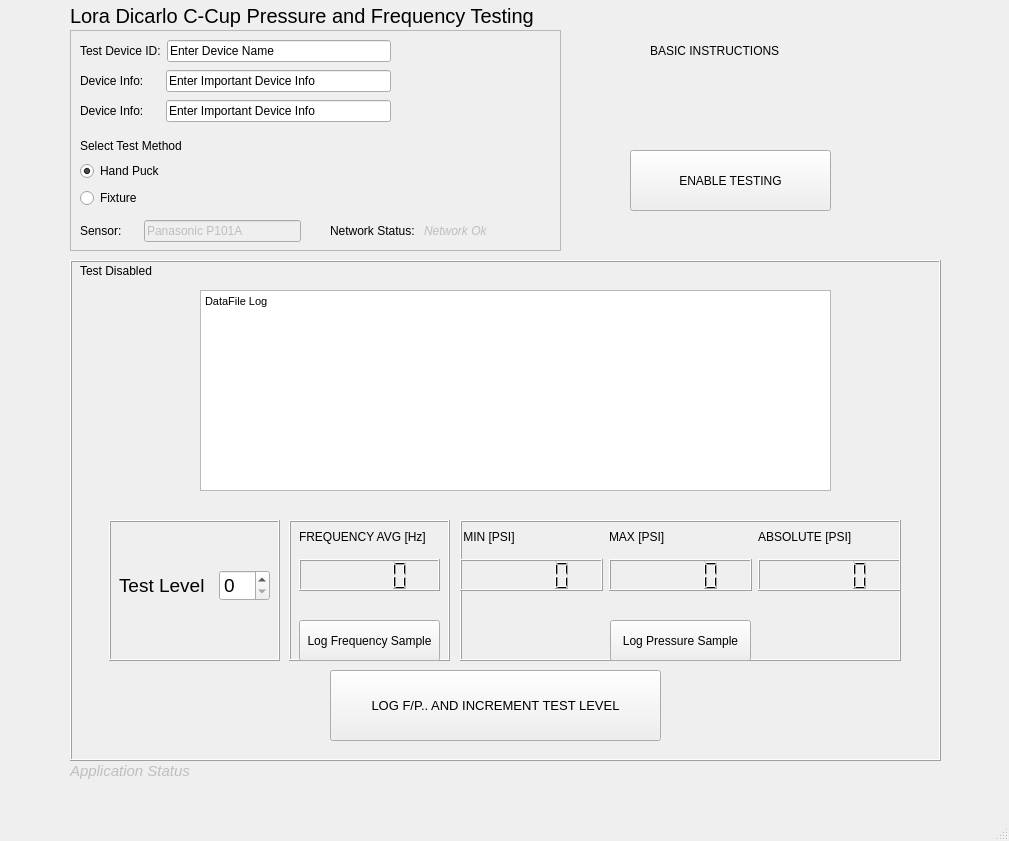
<?xml version="1.0" encoding="UTF-8"?>
<ui version="4.0">
 <class>MainWindow</class>
 <widget class="QMainWindow" name="MainWindow">
  <property name="enabled">
   <bool>true</bool>
  </property>
  <property name="geometry">
   <rect>
    <x>0</x>
    <y>0</y>
    <width>1009</width>
    <height>841</height>
   </rect>
  </property>
  <property name="sizePolicy">
   <sizepolicy hsizetype="Preferred" vsizetype="Preferred">
    <horstretch>0</horstretch>
    <verstretch>0</verstretch>
   </sizepolicy>
  </property>
  <property name="windowTitle">
   <string>MainWindow</string>
  </property>
  <widget class="QWidget" name="centralwidget">
   <widget class="QFrame" name="frame_Testing">
    <property name="enabled">
     <bool>true</bool>
    </property>
    <property name="geometry">
     <rect>
      <x>70</x>
      <y>260</y>
      <width>871</width>
      <height>501</height>
     </rect>
    </property>
    <property name="frameShape">
     <enum>QFrame::Box</enum>
    </property>
    <property name="frameShadow">
     <enum>QFrame::Raised</enum>
    </property>
    <widget class="QTextBrowser" name="textBrowser">
     <property name="geometry">
      <rect>
       <x>130</x>
       <y>30</y>
       <width>631</width>
       <height>201</height>
      </rect>
     </property>
     <property name="html">
      <string>&lt;!DOCTYPE HTML PUBLIC &quot;-//W3C//DTD HTML 4.0//EN&quot; &quot;http://www.w3.org/TR/REC-html40/strict.dtd&quot;&gt;
&lt;html&gt;&lt;head&gt;&lt;meta name=&quot;qrichtext&quot; content=&quot;1&quot; /&gt;&lt;style type=&quot;text/css&quot;&gt;
p, li { white-space: pre-wrap; }
&lt;/style&gt;&lt;/head&gt;&lt;body style=&quot; font-family:'MS Shell Dlg 2'; font-size:8.25pt; font-weight:400; font-style:normal;&quot;&gt;
&lt;p style=&quot; margin-top:0px; margin-bottom:0px; margin-left:0px; margin-right:0px; -qt-block-indent:0; text-indent:0px;&quot;&gt;DataFile Log&lt;/p&gt;&lt;/body&gt;&lt;/html&gt;</string>
     </property>
    </widget>
    <widget class="QFrame" name="frame">
     <property name="geometry">
      <rect>
       <x>390</x>
       <y>260</y>
       <width>441</width>
       <height>141</height>
      </rect>
     </property>
     <property name="autoFillBackground">
      <bool>true</bool>
     </property>
     <property name="frameShape">
      <enum>QFrame::Box</enum>
     </property>
     <property name="frameShadow">
      <enum>QFrame::Raised</enum>
     </property>
     <widget class="QPushButton" name="pb_logpres">
      <property name="geometry">
       <rect>
        <x>150</x>
        <y>100</y>
        <width>141</width>
        <height>41</height>
       </rect>
      </property>
      <property name="text">
       <string>Log Pressure Sample</string>
      </property>
     </widget>
     <widget class="QWidget" name="layoutWidget">
      <property name="geometry">
       <rect>
        <x>0</x>
        <y>0</y>
        <width>441</width>
        <height>71</height>
       </rect>
      </property>
      <layout class="QHBoxLayout" name="horizontalLayout_2">
       <item>
        <layout class="QVBoxLayout" name="verticalLayout_2">
         <item>
          <widget class="QLabel" name="label_3">
           <property name="text">
            <string> MIN [PSI]</string>
           </property>
          </widget>
         </item>
         <item>
          <widget class="QLCDNumber" name="lcdNumber_minpres"/>
         </item>
        </layout>
       </item>
       <item>
        <layout class="QVBoxLayout" name="verticalLayout_3">
         <item>
          <widget class="QLabel" name="label_4">
           <property name="text">
            <string>MAX [PSI]</string>
           </property>
          </widget>
         </item>
         <item>
          <widget class="QLCDNumber" name="lcdNumber_maxpres"/>
         </item>
        </layout>
       </item>
       <item>
        <layout class="QVBoxLayout" name="verticalLayout_4">
         <item>
          <widget class="QLabel" name="label_5">
           <property name="text">
            <string>ABSOLUTE [PSI]</string>
           </property>
          </widget>
         </item>
         <item>
          <widget class="QLCDNumber" name="lcdNumber_abspres"/>
         </item>
        </layout>
       </item>
      </layout>
     </widget>
    </widget>
    <widget class="QFrame" name="frame_3">
     <property name="geometry">
      <rect>
       <x>39</x>
       <y>260</y>
       <width>171</width>
       <height>141</height>
      </rect>
     </property>
     <property name="frameShape">
      <enum>QFrame::Box</enum>
     </property>
     <property name="frameShadow">
      <enum>QFrame::Raised</enum>
     </property>
     <widget class="QLabel" name="label_8">
      <property name="geometry">
       <rect>
        <x>10</x>
        <y>50</y>
        <width>91</width>
        <height>31</height>
       </rect>
      </property>
      <property name="font">
       <font>
        <pointsize>14</pointsize>
       </font>
      </property>
      <property name="text">
       <string>Test Level</string>
      </property>
     </widget>
     <widget class="QSpinBox" name="spinBox_testlevel">
      <property name="geometry">
       <rect>
        <x>110</x>
        <y>50</y>
        <width>51</width>
        <height>31</height>
       </rect>
      </property>
      <property name="font">
       <font>
        <pointsize>14</pointsize>
       </font>
      </property>
     </widget>
    </widget>
    <widget class="QFrame" name="frame_2">
     <property name="geometry">
      <rect>
       <x>219</x>
       <y>260</y>
       <width>161</width>
       <height>141</height>
      </rect>
     </property>
     <property name="frameShape">
      <enum>QFrame::Box</enum>
     </property>
     <property name="frameShadow">
      <enum>QFrame::Raised</enum>
     </property>
     <widget class="QPushButton" name="pb_logfreq">
      <property name="geometry">
       <rect>
        <x>10</x>
        <y>100</y>
        <width>141</width>
        <height>41</height>
       </rect>
      </property>
      <property name="text">
       <string>Log Frequency Sample</string>
      </property>
     </widget>
     <widget class="QWidget" name="layoutWidget">
      <property name="geometry">
       <rect>
        <x>10</x>
        <y>0</y>
        <width>141</width>
        <height>71</height>
       </rect>
      </property>
      <layout class="QVBoxLayout" name="verticalLayout_5">
       <item>
        <widget class="QLabel" name="label_6">
         <property name="text">
          <string>FREQUENCY AVG [Hz]</string>
         </property>
        </widget>
       </item>
       <item>
        <widget class="QLCDNumber" name="lcdNumber_avgfreq"/>
       </item>
      </layout>
     </widget>
    </widget>
    <widget class="QLabel" name="label_teststatus">
     <property name="enabled">
      <bool>true</bool>
     </property>
     <property name="geometry">
      <rect>
       <x>10</x>
       <y>0</y>
       <width>101</width>
       <height>21</height>
      </rect>
     </property>
     <property name="text">
      <string>Test Disabled</string>
     </property>
    </widget>
    <widget class="QPushButton" name="pb_logandinc">
     <property name="geometry">
      <rect>
       <x>260</x>
       <y>410</y>
       <width>331</width>
       <height>71</height>
      </rect>
     </property>
     <property name="font">
      <font>
       <pointsize>10</pointsize>
      </font>
     </property>
     <property name="text">
      <string>LOG F/P.. AND INCREMENT TEST LEVEL</string>
     </property>
    </widget>
   </widget>
   <widget class="QFrame" name="frame_TestSetup">
    <property name="geometry">
     <rect>
      <x>70</x>
      <y>30</y>
      <width>491</width>
      <height>221</height>
     </rect>
    </property>
    <property name="frameShape">
     <enum>QFrame::StyledPanel</enum>
    </property>
    <property name="frameShadow">
     <enum>QFrame::Raised</enum>
    </property>
    <widget class="QLabel" name="label_2">
     <property name="geometry">
      <rect>
       <x>10</x>
       <y>100</y>
       <width>158</width>
       <height>31</height>
      </rect>
     </property>
     <property name="text">
      <string>Select Test Method</string>
     </property>
    </widget>
    <widget class="QWidget" name="verticalLayoutWidget">
     <property name="geometry">
      <rect>
       <x>10</x>
       <y>130</y>
       <width>101</width>
       <height>51</height>
      </rect>
     </property>
     <layout class="QVBoxLayout" name="verticalLayout">
      <item>
       <widget class="QRadioButton" name="radioButton_testmeth_handpuck">
        <property name="text">
         <string>Hand Puck</string>
        </property>
        <property name="checked">
         <bool>true</bool>
        </property>
       </widget>
      </item>
      <item>
       <widget class="QRadioButton" name="radioButton_testmeth_fixture">
        <property name="text">
         <string>Fixture</string>
        </property>
       </widget>
      </item>
     </layout>
    </widget>
    <widget class="QWidget" name="layoutWidget">
     <property name="geometry">
      <rect>
       <x>10</x>
       <y>10</y>
       <width>311</width>
       <height>22</height>
      </rect>
     </property>
     <layout class="QHBoxLayout" name="horizontalLayout">
      <item>
       <widget class="QLabel" name="label">
        <property name="text">
         <string>Test Device ID:</string>
        </property>
       </widget>
      </item>
      <item>
       <widget class="QLineEdit" name="lineEdit_deviceid">
        <property name="text">
         <string>Enter Device Name</string>
        </property>
       </widget>
      </item>
     </layout>
    </widget>
    <widget class="QWidget" name="layoutWidget_5">
     <property name="geometry">
      <rect>
       <x>10</x>
       <y>40</y>
       <width>311</width>
       <height>22</height>
      </rect>
     </property>
     <layout class="QHBoxLayout" name="horizontalLayout_4">
      <item>
       <widget class="QLabel" name="label_13">
        <property name="text">
         <string>Device Info:     </string>
        </property>
       </widget>
      </item>
      <item>
       <widget class="QLineEdit" name="lineEdit_deviceid_2">
        <property name="text">
         <string>Enter Important Device Info</string>
        </property>
       </widget>
      </item>
     </layout>
    </widget>
    <widget class="QWidget" name="layoutWidget">
     <property name="geometry">
      <rect>
       <x>10</x>
       <y>190</y>
       <width>221</width>
       <height>22</height>
      </rect>
     </property>
     <layout class="QHBoxLayout" name="horizontalLayout_3">
      <item>
       <widget class="QLabel" name="label_sensorID">
        <property name="text">
         <string>Sensor:     </string>
        </property>
       </widget>
      </item>
      <item>
       <widget class="QLineEdit" name="lineEdit_sensorID">
        <property name="enabled">
         <bool>false</bool>
        </property>
        <property name="text">
         <string>Panasonic P101A</string>
        </property>
       </widget>
      </item>
     </layout>
    </widget>
    <widget class="QWidget" name="layoutWidget_2">
     <property name="geometry">
      <rect>
       <x>260</x>
       <y>190</y>
       <width>181</width>
       <height>22</height>
      </rect>
     </property>
     <layout class="QHBoxLayout" name="horizontalLayout_5">
      <item>
       <widget class="QLabel" name="label_10">
        <property name="enabled">
         <bool>true</bool>
        </property>
        <property name="text">
         <string>Network Status:</string>
        </property>
       </widget>
      </item>
      <item>
       <widget class="QLabel" name="label_networkstatus">
        <property name="enabled">
         <bool>false</bool>
        </property>
        <property name="font">
         <font>
          <italic>true</italic>
         </font>
        </property>
        <property name="text">
         <string>Network Ok </string>
        </property>
       </widget>
      </item>
     </layout>
    </widget>
    <widget class="QWidget" name="layoutWidget_6">
     <property name="geometry">
      <rect>
       <x>10</x>
       <y>70</y>
       <width>311</width>
       <height>22</height>
      </rect>
     </property>
     <layout class="QHBoxLayout" name="horizontalLayout_6">
      <item>
       <widget class="QLabel" name="label_14">
        <property name="text">
         <string>Device Info:     </string>
        </property>
       </widget>
      </item>
      <item>
       <widget class="QLineEdit" name="lineEdit_deviceid_3">
        <property name="text">
         <string>Enter Important Device Info</string>
        </property>
       </widget>
      </item>
     </layout>
    </widget>
   </widget>
   <widget class="QPushButton" name="pb_enabletest">
    <property name="geometry">
     <rect>
      <x>630</x>
      <y>150</y>
      <width>201</width>
      <height>61</height>
     </rect>
    </property>
    <property name="text">
     <string>ENABLE TESTING</string>
    </property>
    <property name="checkable">
     <bool>true</bool>
    </property>
    <property name="checked">
     <bool>false</bool>
    </property>
   </widget>
   <widget class="QLabel" name="label_7">
    <property name="geometry">
     <rect>
      <x>70</x>
      <y>0</y>
      <width>671</width>
      <height>31</height>
     </rect>
    </property>
    <property name="font">
     <font>
      <pointsize>15</pointsize>
     </font>
    </property>
    <property name="text">
     <string>Lora Dicarlo C-Cup Pressure and Frequency Testing</string>
    </property>
   </widget>
   <widget class="QLabel" name="label_appStatus">
    <property name="enabled">
     <bool>false</bool>
    </property>
    <property name="geometry">
     <rect>
      <x>70</x>
      <y>760</y>
      <width>871</width>
      <height>21</height>
     </rect>
    </property>
    <property name="font">
     <font>
      <pointsize>11</pointsize>
      <italic>true</italic>
     </font>
    </property>
    <property name="text">
     <string>Application Status</string>
    </property>
   </widget>
   <widget class="QLabel" name="label_9">
    <property name="geometry">
     <rect>
      <x>650</x>
      <y>30</y>
      <width>221</width>
      <height>41</height>
     </rect>
    </property>
    <property name="lineWidth">
     <number>1</number>
    </property>
    <property name="text">
     <string>BASIC INSTRUCTIONS     </string>
    </property>
    <property name="wordWrap">
     <bool>true</bool>
    </property>
   </widget>
  </widget>
  <widget class="QMenuBar" name="menubar">
   <property name="geometry">
    <rect>
     <x>0</x>
     <y>0</y>
     <width>1009</width>
     <height>21</height>
    </rect>
   </property>
  </widget>
  <widget class="QStatusBar" name="statusbar"/>
 </widget>
 <resources/>
 <connections/>
</ui>
